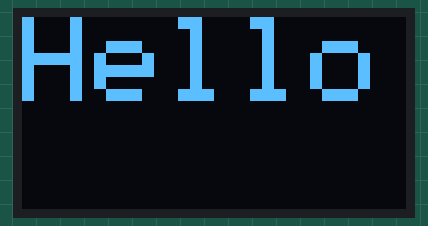
Simulated run of this sketch. Board: Arduino Uno, built with avr-gcc and run on an emulated ATmega328P. Shown: 128×64 one-colour display.

Above: at 0.1 s.

The sketch:

oled_text.ino
```cpp
#include <IRremote.h>
#include <IRremoteInt.h>


#include <Adafruit_GFX.h>
#include <Adafruit_GrayOLED.h>
#include <Adafruit_SPITFT.h>
#include <Adafruit_SPITFT_Macros.h>
#include <gfxfont.h>

#include <Adafruit_SSD1306.h>
#include <splash.h>

int Height = 64, Width = 128, Reset = -1;
int x = 5, y = 10;
Adafruit_SSD1306 oled(Width, Height, &Wire, Reset);

void setup() {
  oled.begin(SSD1306_SWITCHCAPVCC, 0x3C);
  oled.clearDisplay();
  oled.setTextSize(4);
  oled.setTextColor(WHITE);

}

void loop() {
  oled.setCursor(0, 0);
  oled.print("Hello");
  oled.display();
}
```
